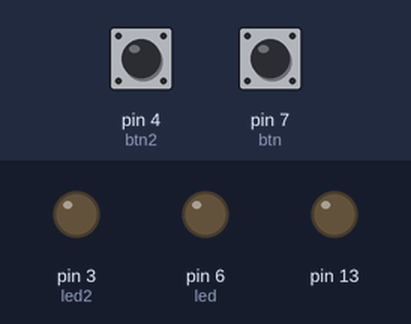
The sketch below on a simulated Arduino Uno, built with avr-gcc and run on an emulated ATmega328P. On the bench: output pins drawn as LEDs (lit = HIGH). The inputs (shaded band) are chosen by the test bench; at power-on: pin 7 (btn) LOW, pin 4 (btn2) LOW.

Above: at 1.2 s.
1.3 s: pin 7 (btn) pulled HIGH for 0.15 s
At 1.4 s:
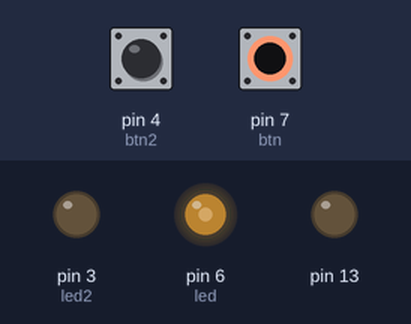
3.0 s: pin 4 (btn2) pulled HIGH for 0.15 s
At 4.0 s:
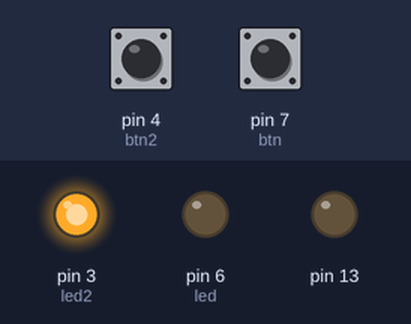
4.6 s: pin 7 (btn) pulled HIGH for 1 s
At 4.9 s:
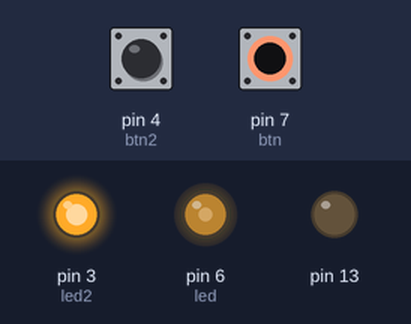
7.1 s: pin 7 (btn) pulled HIGH for 3.2 s
At 11.5 s:
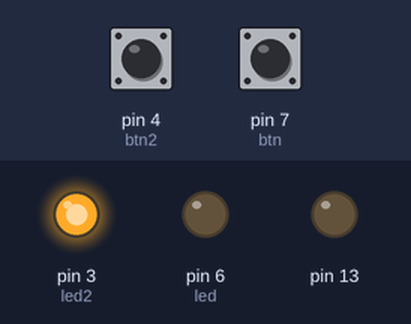
11.8 s: pin 4 (btn2) pulled HIGH for 1 s
At 13.2 s:
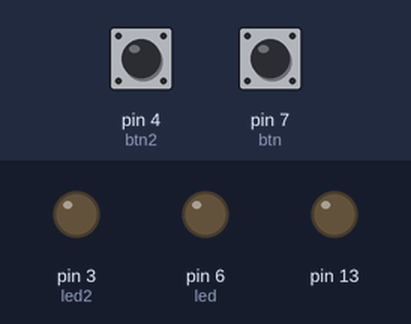
Timing chart, 0 to 14.8 s (numbered marks = the images above; inputs shaded):
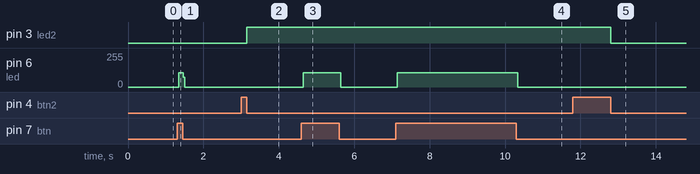

The sketch:

led_com_bot_o1.ino
```cpp
#define led 6
#define btn 7
#define led2 3
#define btn2 4
int btnLigado = 0;
int btnDesligado = 0;
#define maximo 250
#define minimo 0

void trocaLed() {
  if(digitalRead(led2) == HIGH) {
    digitalWrite(led2, LOW);
  }
  else {
    digitalWrite(led2, HIGH);
  }
}

void keyup() {
  if((btnLigado == 1) and (btnDesligado == 1)) {
    btnLigado = 0;
    btnDesligado = 0;
    trocaLed();
  }
}

void setup() {
  pinMode(13, OUTPUT);
  pinMode(led, OUTPUT);
  pinMode(btn, INPUT);
  pinMode(led2, OUTPUT);
  pinMode(btn2, INPUT);
}

void loop() {
  digitalWrite(13, LOW);
  if(digitalRead(btn) == HIGH) {
    for (int i = minimo; i < maximo; i++) {
     analogWrite(led, i);
   }
  }
  else {
    digitalWrite(led, LOW);
  }

  if(digitalRead(btn2) == HIGH) {
    btnLigado = 1;
    btnDesligado = 0;
  }
  else {
    btnDesligado = 1;
  }
  keyup();
}
```

Measured:
- after the input at 1.3 s, pin 6 (led): 0/255 → 106/255 at once, → 0/255 0.12 s later
- after the input at 3.0 s, pin 3 (led2): LOW → HIGH after 0.15 s
- after the input at 4.6 s, pin 6 (led): 0/255 → 106/255 at once, → 0/255 1.0 s later
- after the input at 7.1 s, pin 6 (led): 0/255 → 106/255 at once, → 0/255 3.2 s later
- after the input at 11.8 s, pin 3 (led2): HIGH → LOW after 1.0 s
